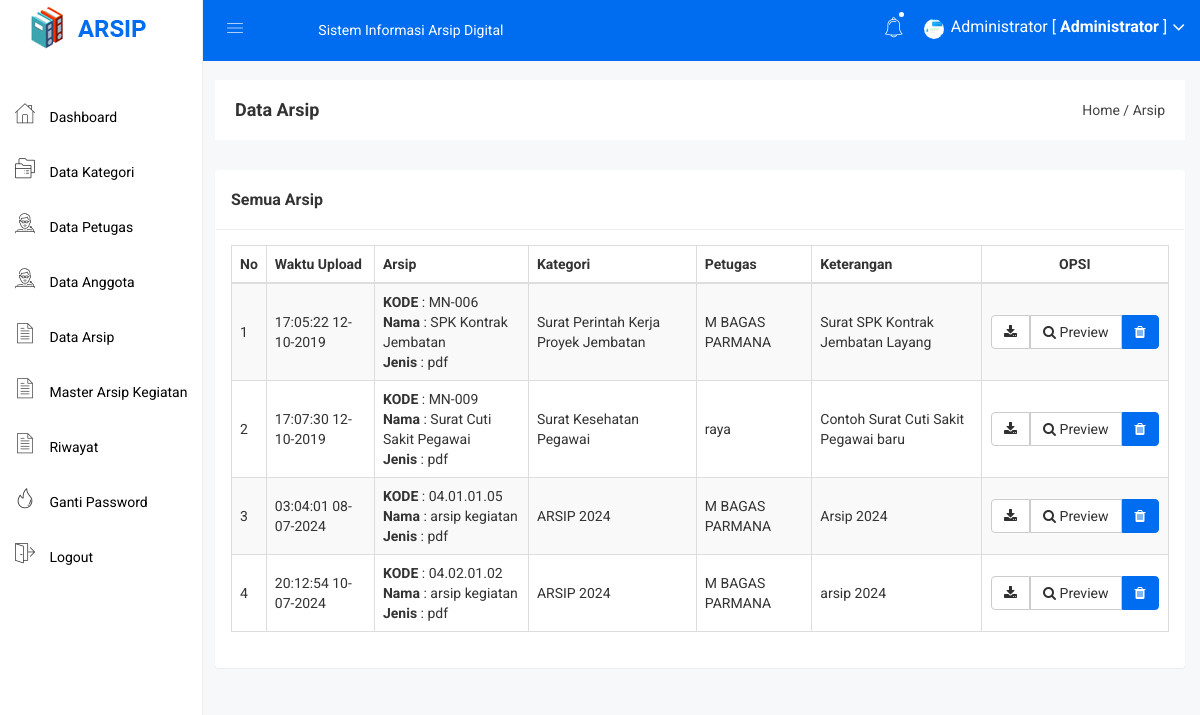
/admin/arsip.php (signed in), run on the app's committed database.
### tables this page shows
CREATE TABLE `arsip` (
  `arsip_id` int(11) NOT NULL,
  `arsip_waktu_upload` datetime NOT NULL,
  `arsip_petugas` int(11) NOT NULL,
  `arsip_kode` varchar(255) NOT NULL,
  `arsip_nama` varchar(255) NOT NULL,
  `arsip_jenis` varchar(255) NOT NULL,
  `arsip_kategori` int(11) NOT NULL,
  `arsip_keterangan` text NOT NULL,
  `arsip_file` varchar(255) NOT NULL
);

CREATE TABLE `kategori` (
  `kategori_id` int(11) NOT NULL,
  `kategori_nama` varchar(255) NOT NULL,
  `kategori_keterangan` text NOT NULL
);

CREATE TABLE `petugas` (
  `petugas_id` int(11) NOT NULL,
  `petugas_nama` varchar(255) NOT NULL,
  `petugas_username` varchar(255) NOT NULL,
  `petugas_password` varchar(255) NOT NULL,
  `petugas_foto` varchar(255) NOT NULL
);

### admin/arsip.php (the view, shortened to what this page needs)
<?php include 'header.php'; ?>
<div class="breadcome-area">
    <div class="container-fluid">
        <div class="row">
            <div class="col-lg-12 col-md-12 col-sm-12 col-xs-12">
                <div class="breadcome-list">
                    <div class="row">
                        <div class="col-lg-6 col-md-6 col-sm-6 col-xs-12">
                            <div class="breadcome-heading">
                                <h4 style="margin-bottom: 0px">Data Arsip</h4>
                            </div>
                        </div>
                        <div class="col-lg-6 col-md-6 col-sm-6 col-xs-12">
                            <ul class="breadcome-menu" style="padding-top: 0px">
                                <li><a href="#">Home</a> <span class="bread-slash">/</span></li>
                                <li><span class="bread-blod">Arsip</span></li>
                            </ul>
                        </div>
                    </div>
                </div>
            </div>
        </div>
    </div>
</div>
<div class="container-fluid">
    <div class="panel panel">
        <div class="panel-heading">
            <h3 class="panel-title">Semua Arsip</h3>
        </div>
        <div class="panel-body">
            <table id="table" class="table table-bordered table-striped table-hover table-datatable">
                <thead>
                    <tr>
                        <th width="1%">No</th>
                        <th>Waktu Upload</th>
                        <th>Arsip</th>
                        <th>Kategori</th>
                        <th>Petugas</th>
                        <th>Keterangan</th>
                        <th class="text-center" width="20%">OPSI</th>
                    </tr>
                </thead>
                <tbody>
                    <?php
                    include '../koneksi.php';
                    $no = 1;
                    $arsip = mysqli_query($koneksi, "SELECT * FROM arsip,kategori,petugas WHERE arsip_petugas=petugas_id and arsip_kategori=kategori_id ORDER BY arsip_id ASC");
                    while ($p = mysqli_fetch_array($arsip)) {
                        ?>
                        <tr>
                            <td><?php echo $no++; ?></td>
                            <td><?php echo date('H:i:s  d-m-Y', strtotime($p['arsip_waktu_upload'])) ?></td>
                            <td>
                                <b>KODE</b> : <?php echo $p['arsip_kode'] ?><br>
                                <b>Nama</b> : <?php echo $p['arsip_nama'] ?><br>
                                <b>Jenis</b> : <?php echo $p['arsip_jenis'] ?><br>
                            </td>
                            <td><?php echo $p['kategori_nama'] ?></td>
                            <td><?php echo $p['petugas_nama'] ?></td>
                            <td><?php echo $p['arsip_keterangan'] ?></td>
                            <td class="text-center">
                                <div class="btn-group">
                                    <a target="_blank" class="btn btn-default"
                                        href="riwayat_arsip_download.php?id=<?php echo $p['arsip_id']; ?>"><i
                                            class="fa fa-download"></i></a>
                                    <a target="_blank" href="arsip_preview.php?id=<?php echo $p['arsip_id']; ?>"
                                        class="btn btn-default"><i class="fa fa-search"></i> Preview</a>
                                    <button type="button" class="btn btn-primary tombol_hapus"
                                        data-arsip-id="<?php echo $p['arsip_id']; ?>">
                                        <i class="fa fa-trash"></i>
                                    </button>
                                </div>
                            </td>
                        </tr>
                        <?php
                    }
                    ?>
                </tbody>
            </table>
        </div>
    </div>
</div>

### admin/header.php (shortened to what this page needs)
<!doctype html>
<html>
<head>
    <link rel="stylesheet" href="../assets/css/bootstrap.min.css">
    <link rel="stylesheet" href="../assets/css/font-awesome.min.css">
    <link rel="stylesheet" href="../assets/css/owl.carousel.css">
    <link rel="stylesheet" href="../assets/css/owl.theme.css">
    <link rel="stylesheet" href="../assets/css/owl.transitions.css">
    <link rel="stylesheet" href="../assets/css/animate.css">
    <link rel="stylesheet" href="../assets/css/normalize.css">
    <link rel="stylesheet" href="../assets/css/meanmenu.min.css">
    <link rel="stylesheet" href="../assets/css/main.css">
    <link rel="stylesheet" href="../assets/css/educate-custon-icon.css">
    <link rel="stylesheet" href="../assets/css/morrisjs/morris.css">
    <link rel="stylesheet" href="../assets/css/scrollbar/jquery.mCustomScrollbar.min.css">
    <link rel="stylesheet" href="../assets/css/metisMenu/metisMenu.min.css">
    <link rel="stylesheet" href="../assets/css/metisMenu/metisMenu-vertical.css">
    <link rel="stylesheet" href="../assets/css/calendar/fullcalendar.min.css">
    <link rel="stylesheet" href="../assets/css/calendar/fullcalendar.print.min.css">
    <link rel="stylesheet" href="../assets/style.css">
    <link rel="stylesheet" href="../assets/css/responsive.css">
    <link rel="stylesheet" href="../assets/css/style.css">
    <link rel="stylesheet" type="text/css" href="../assets/js/DataTables/datatables.css">
    <?php
    include '../koneksi.php';
    ?>
</head>
<body>
    <div class="left-sidebar-pro">
        <nav id="sidebar" class="">
            <div class="sidebar-header">
                <a href="index.html"><img class="main-logo" src="../assets/img/logo/logo.png" alt="" /></a>
            </div>
            <div class="left-custom-menu-adp-wrap comment-scrollbar">
                <nav class="sidebar-nav left-sidebar-menu-pro" style="margin-top: 30px">
                    <ul class="metismenu" id="menu1">
                        <li class="active">
                            <a href="index.php">
                                <span class="educate-icon educate-home icon-wrap"></span>
                                <span class="mini-click-non">Dashboard</span>
                            </a>
                        </li>
                        <li>
                            <a href="kategori.php" aria-expanded="false"><span
                                    class="educate-icon educate-course icon-wrap sub-icon-mg" aria-hidden="true"></span>
                                <span class="mini-click-non">Data Kategori</span></a>
                        </li>
                        <li>
                            <a href="petugas.php" aria-expanded="false"><span
                                    class="educate-icon educate-professor icon-wrap sub-icon-mg"
                                    aria-hidden="true"></span> <span class="mini-click-non">Data Petugas</span></a>
                        </li>
                        <li>
                            <a href="user.php" aria-expanded="false"><span
                                    class="educate-icon educate-professor icon-wrap sub-icon-mg"
                                    aria-hidden="true"></span> <span class="mini-click-non">Data Anggota</span></a>
                        </li>
                        <li>
                            <a href="arsip.php" aria-expanded="false"><span
                                    class="educate-icon educate-data-table icon-wrap sub-icon-mg"
                                    aria-hidden="true"></span> <span class="mini-click-non">Data Arsip</span></a>
                        </li>
                        <li class="nav-item dropdown">
                            <a class="nav-link dropdown-toggle" href="#" role="button" data-bs-toggle="dropdown"
                                aria-expanded="false">
                                <span class="educate-icon educate-data-table icon-wrap sub-icon-mg"
                                    aria-hidden="true"></span> <span class="mini-click-non">Master Arsip Kegiatan</span>
                            </a>
                        </li>
                        <li class="nav-item dropdown">
                            <a class="nav-link dropdown-toggle" href="#" role="button" data-bs-toggle="dropdown"
                                aria-expanded="false">
                                <span class="educate-icon educate-data-table icon-wrap sub-icon-mg"
                                    aria-hidden="true"></span> <span class="mini-click-non">Riwayat</span>
                            </a>
                        </li>
                        <li>
                            <a href="gantipassword.php" aria-expanded="false"><span
                                    class="educate-icon educate-danger icon-wrap sub-icon-mg" aria-hidden="true"></span>
                                <span class="mini-click-non">Ganti Password</span></a>
                        </li>
                        <li>
                            <a href="logout.php" aria-expanded="false"><span
                                    class="educate-icon educate-pages icon-wrap sub-icon-mg" aria-hidden="true"></span>
                                <span class="mini-click-non">Logout</span></a>
                        </li>
                    </ul>
                </nav>
            </div>
        </nav>
    </div>
    <div class="all-content-wrapper">
        <div class="container-fluid">
            <div class="row">
                <div class="col-lg-12 col-md-12 col-sm-12 col-xs-12">
                    <div class="logo-pro">
                        <a href="index.html"><img class="main-logo" src="../assets/img/logo/logo.png" alt="" /></a>
                    </div>
                </div>
            </div>
        </div>
        <div class="header-advance-area">
            <div class="header-top-area">
                <div class="container-fluid">
                    <div class="row">
                        <div class="col-lg-12 col-md-12 col-sm-12 col-xs-12">
                            <div class="header-top-wraper">
                                <div class="row">
                                    <div class="col-lg-1 col-md-0 col-sm-12 col-xs-12">
                                        <div class="menu-switcher-pro">
                                            <button type="button" id="sidebarCollapse"
                                                class="btn bar-button-pro header-drl-controller-btn btn-info navbar-btn">
                                                <i class="educate-icon educate-nav"></i>
                                            </button>
                                        </div>
                                    </div>
                                    <div class="col-lg-5 col-md-6 col-sm-12 col-xs-12">
                                        <div class="header-top-menu tabl-d-n">
                                            <ul class="nav navbar-nav mai-top-nav">
                                                <li class="nav-item"><a href="#" class="nav-link">Sistem Informasi Arsip
                                                        Digital</a></li>
                                            </ul>
                                        </div>
                                    </div>
                                    <div class="col-lg-6 col-md-6 col-sm-12 col-xs-12">
                                        <div class="header-right-info">
                                            <ul class="nav navbar-nav mai-top-nav header-right-menu">
                                                <li class="nav-item">
                                                    <a href="#" data-toggle="dropdown" role="button"
                                                        aria-expanded="false" class="nav-link dropdown-toggle"><i
                                                            class="educate-icon educate-bell"
                                                            aria-hidden="true"></i><span
                                                            class="indicator-nt"></span></a>
                                                </li>
                                                <li class="nav-item">
                                                    <a href="#" data-toggle="dropdown" role="button"
                                                        aria-expanded="false" class="nav-link dropdown-toggle">
                                                        <?php
                                                        $id_admin = $_SESSION['id'];
                                                        $profil = mysqli_query($koneksi, "select * from admin where admin_id='$id_admin'");
                                                        $profil = mysqli_fetch_assoc($profil);
                                                        if ($profil['admin_foto'] == "") {
                                                            ?>
                                                            <img src="../gambar/sistem/user.png"
                                                                style="width: 20px;height: 20px">
                                                        <?php } else { ?>
                                                            <img src="../gambar/admin/<?php echo $profil['admin_foto'] ?>"
                                                                style="width: 20px;height: 20px">
                                                        <?php } ?>
                                                        <span class="admin-name"><?php echo $_SESSION['nama']; ?> [
                                                            <b>Administrator</b> ]</span>
                                                        <i class="fa fa-angle-down edu-icon edu-down-arrow"></i>
                                                    </a>
                                                </li>
                                            </ul>
                                        </div>
                                    </div>
                                </div>
                            </div>
                        </div>
                    </div>
                </div>
            </div>
        </div>

### data on the page
arsip: arsip_waktu_upload "17:05:22 12-10-2019", arsip_kode "MN-006", arsip_nama "SPK Kontrak Jembatan", arsip_jenis "pdf", kategori.kategori_nama "Surat Perintah Kerja Proyek Jembatan", petugas.petugas_nama "M BAGAS PARMANA", arsip_keterangan "Surat SPK Kontrak Jembatan Layang"
arsip: arsip_waktu_upload "17:07:30 12-10-2019", arsip_kode "MN-009", arsip_nama "Surat Cuti Sakit Pegawai", arsip_jenis "pdf", kategori.kategori_nama "Surat Kesehatan Pegawai", petugas.petugas_nama "raya", arsip_keterangan "Contoh Surat Cuti Sakit Pegawai baru"
arsip: arsip_waktu_upload "03:04:01 08-07-2024", arsip_kode "04.01.01.05", arsip_nama "arsip kegiatan", arsip_jenis "pdf", kategori.kategori_nama "ARSIP 2024", petugas.petugas_nama "M BAGAS PARMANA", arsip_keterangan "Arsip 2024"
arsip: arsip_waktu_upload "20:12:54 10-07-2024", arsip_kode "04.02.01.02", arsip_nama "arsip kegiatan", arsip_jenis "pdf", kategori.kategori_nama "ARSIP 2024", petugas.petugas_nama "M BAGAS PARMANA", arsip_keterangan "arsip 2024"

### other printed values
$_SESSION['nama'] "Administrator"
